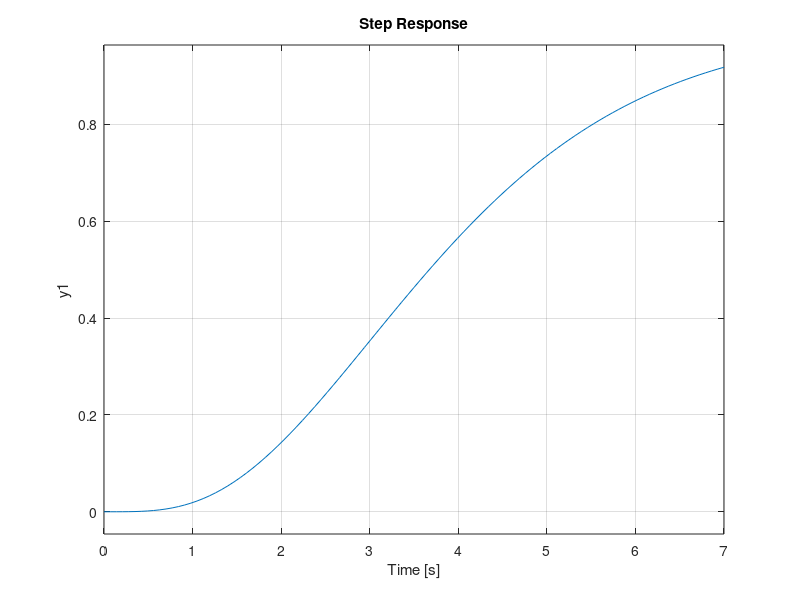

Here is the MATLAB script that generated this plot:
s = tf('s');
G = 1/(s*(s+1)*(s+5));
omega = sqrt(5);
Kcr = 30
Pcr = 2*pi/omega

Kp = 0.6*Kcr
Ti = 0.5*Pcr
Td = 0.125*Pcr
% 
% Kp = 0.6*Kcr
% Ti = 1.2*Kcr/Pcr
% Td = 0.6*Kcr*Pcr/8

Gc = Kp*(1+1/(Ti*s)+Td*s)
Glc = feedback(Gc*G,1)
step(Glc)
N = 100

%%
G = tf(1, [1 4 6 4 1]);
step(G)